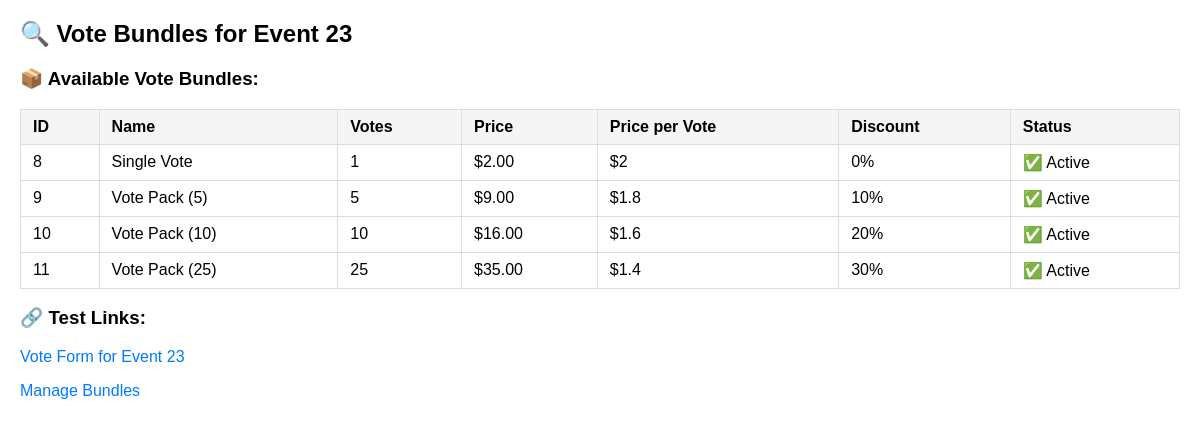
The app's page /check_bundles.php, older data.
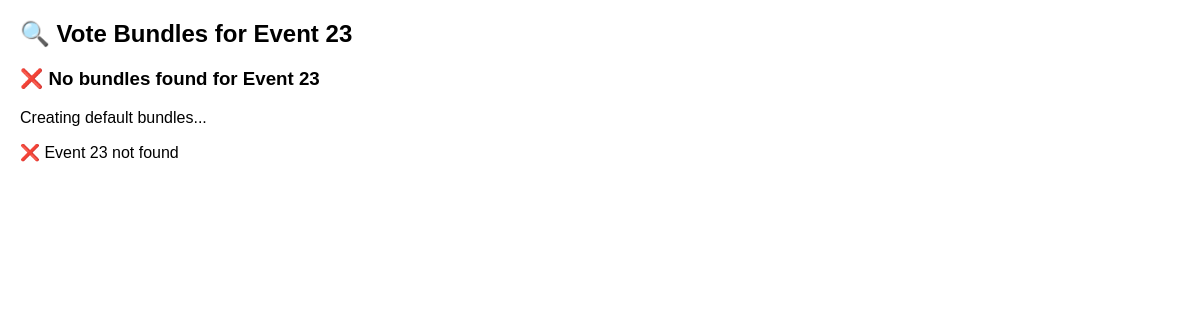
The same page, newer data.
### tables this page shows
CREATE TABLE `vote_bundles` (
  `id` int(11) NOT NULL,
  `event_id` int(11) NOT NULL,
  `name` varchar(255) NOT NULL,
  `votes` int(11) NOT NULL,
  `price` decimal(10,2) NOT NULL,
  `active` tinyint(1) DEFAULT 1,
  `created_at` timestamp NOT NULL DEFAULT current_timestamp(),
  `updated_at` timestamp NOT NULL DEFAULT current_timestamp() ON UPDATE current_timestamp()
);

### check_bundles.php (the view, shortened to what this page needs)
<?php
try {
    $db = Database::getInstance();
    $connection = $db->getConnection();
    echo "<h2>🔍 Vote Bundles for Event 23</h2>";
    $stmt = $connection->prepare("SELECT * FROM vote_bundles WHERE event_id = 23 ORDER BY price ASC");
    $stmt->execute();
    $bundles = $stmt->fetchAll();
    if (empty($bundles)) {
        echo "<h3>❌ No bundles found for Event 23</h3>";
        echo "<p>Creating default bundles...</p>";
        $stmt = $connection->prepare("SELECT * FROM events WHERE id = 23");
        $stmt->execute();
        $event = $stmt->fetch();
        if ($event) {
            $votePrice = $event['vote_price'] ?? 2.00;
            echo "<p><strong>Event:</strong> {$event['name']}</p>";
            echo "<p><strong>Vote Price:</strong> \${$votePrice}</p>";
            $defaultBundles = [
                ['name' => 'Single Vote', 'votes' => 1, 'price' => $votePrice],
                ['name' => 'Vote Pack (5)', 'votes' => 5, 'price' => $votePrice * 5 * 0.9],
                ['name' => 'Vote Pack (10)', 'votes' => 10, 'price' => $votePrice * 10 * 0.8],
                ['name' => 'Vote Pack (25)', 'votes' => 25, 'price' => $votePrice * 25 * 0.7],
                ['name' => 'Vote Pack (50)', 'votes' => 50, 'price' => $votePrice * 50 * 0.6],
                ['name' => 'Vote Pack (100)', 'votes' => 100, 'price' => $votePrice * 100 * 0.5],
            ];
            foreach ($defaultBundles as $bundleData) {
                $stmt = $connection->prepare("
                    INSERT INTO vote_bundles (event_id, name, votes, price, active, created_at, updated_at)
                    VALUES (?, ?, ?, ?, 1, NOW(), NOW())
                ");
                $stmt->execute([
                    23,
                    $bundleData['name'],
                    $bundleData['votes'],
                    $bundleData['price']
                ]);
                echo "<p>✅ Created: {$bundleData['name']} - {$bundleData['votes']} votes for \${$bundleData['price']}</p>";
            }
            echo "<h3>🎉 Default bundles created!</h3>";
            $stmt = $connection->prepare("SELECT * FROM vote_bundles WHERE event_id = 23 ORDER BY price ASC");
            $stmt->execute();
            $bundles = $stmt->fetchAll();
        } else {
            echo "<p>❌ Event 23 not found</p>";
        }
    }
    if (!empty($bundles)) {
        echo "<h3>📦 Available Vote Bundles:</h3>";
        echo "<table border='1' style='border-collapse: collapse; width: 100%;'>";
        echo "<tr><th>ID</th><th>Name</th><th>Votes</th><th>Price</th><th>Price per Vote</th><th>Discount</th><th>Status</th></tr>";
        $basePrice = $bundles[0]['price'];
        foreach ($bundles as $bundle) {
            $pricePerVote = $bundle['price'] / $bundle['votes'];
            $discount = $bundle['votes'] > 1 ? round((1 - ($pricePerVote / $basePrice)) * 100, 1) : 0;
            $status = $bundle['active'] ? '✅ Active' : '❌ Inactive';
            echo "<tr>";
            echo "<td>{$bundle['id']}</td>";
            echo "<td>{$bundle['name']}</td>";
            echo "<td>{$bundle['votes']}</td>";
            echo "<td>\${$bundle['price']}</td>";
            echo "<td>\${$pricePerVote}</td>";
            echo "<td>{$discount}%</td>";
            echo "<td>{$status}</td>";
            echo "</tr>";
        }
        echo "</table>";
        echo "<h3>🔗 Test Links:</h3>";
        echo "<p><a href='/smartcast/events/23/vote/41?category=42' target='_blank'>Vote Form for Event 23</a></p>";
        echo "<p><a href='/smartcast/organizer/financial/bundles' target='_blank'>Manage Bundles</a></p>";
    }
} catch (Exception $e) {
    echo "<h3>❌ Error:</h3>";
    echo "<p>" . $e->getMessage() . "</p>";
}
?>

Row changes from the older to the newer data that the page shows:
removed vote_bundles: id "8", name "Single Vote", votes "1", price "2.00", pricePerVote "2", votes "0", active "✅ Active"
removed vote_bundles: id "9", name "Vote Pack (5)", votes "5", price "9.00", pricePerVote "1.8", discount "10", active "✅ Active"
removed vote_bundles: id "10", name "Vote Pack (10)", votes "10", price "16.00", pricePerVote "1.6", discount "20", active "✅ Active"
removed vote_bundles: id "11", name "Vote Pack (25)", votes "25", price "35.00", pricePerVote "1.4", discount "30", active "✅ Active"
Text that changed along with them:
text no longer shown: "📦 Available Vote Bundles: ID Name Votes Price Price per Vote Discount Status 🔗 Test Links: Vote Form for Event 23 Manage Bundles"
text now shown: "❌ No bundles found for Event 23 Creating default bundles... ❌ Event 23 not found"
